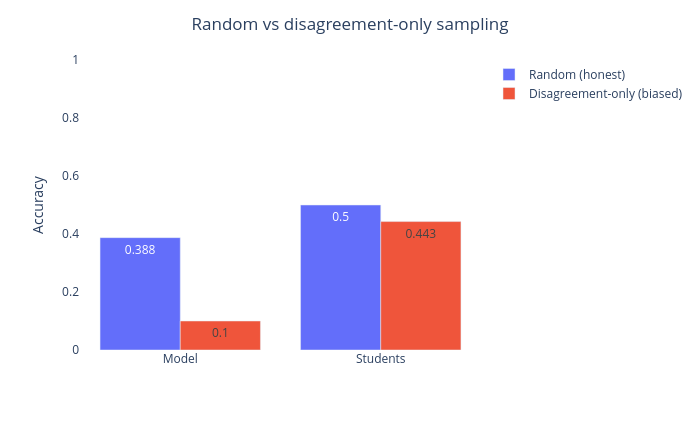

This figure's notebook cell:
### Markdown cell above
## 2. Why the sample choice matters

Score the models **only where they disagree** and the model craters to ~10% while the
students barely move — a fake 4x gap. Disagreement-only sampling over-selects each
model's odd predictions, and the smaller model emits more of them, so it gets punished
twice. Sampling randomly shrinks the gap to ~11 points.

### Code cell
comp = pd.DataFrame({
    'model': ['Model', 'Students', 'Model', 'Students'],
    'sample': ['Random (honest)', 'Random (honest)',
               'Disagreement-only (biased)', 'Disagreement-only (biased)'],
    'accuracy': [rand['model_correct'].mean(), rand['students_correct'].mean(),
                 disag['model_correct'].mean(), disag['students_correct'].mean()],
})
fig = px.bar(comp, x='model', y='accuracy', color='sample', barmode='group',
             text=comp['accuracy'].round(3), labels={'model': '', 'accuracy': 'Accuracy'})
fig.update_layout(title={'text': 'Random vs disagreement-only sampling', 'x': 0.5},
                  plot_bgcolor='white', width=700, height=430, yaxis={'range': [0, 1]},
                  legend={'title': ''})
fig.show()

### Figure 1 — Plotly figure (JSON) as saved in the notebook; plotly's stock layout.template omitted (floating-point values rounded to 4 significant figures)
{"data": [{"alignmentgroup": "True", "hovertemplate": "sample=Random (honest)<br>=%{x}<br>Accuracy=%{y}<br>text=%{text}<extra></extra>", "legendgroup": "Random (honest)", "marker": {"color": "#636efa", "pattern": {"shape": ""}}, "name": "Random (honest)", "offsetgroup": "Random (honest)", "orientation": "v", "showlegend": true, "text": [0.388, 0.5], "textposition": "auto", "type": "bar", "x": ["Model", "Students"], "xaxis": "x", "y": [0.3875, 0.5], "yaxis": "y"}, {"alignmentgroup": "True", "hovertemplate": "sample=Disagreement-only (biased)<br>=%{x}<br>Accuracy=%{y}<br>text=%{text}<extra></extra>", "legendgroup": "Disagreement-only (biased)", "marker": {"color": "#EF553B", "pattern": {"shape": ""}}, "name": "Disagreement-only (biased)", "offsetgroup": "Disagreement-only (biased)", "orientation": "v", "showlegend": true, "text": [0.1, 0.443], "textposition": "auto", "type": "bar", "x": ["Model", "Students"], "xaxis": "x", "y": [0.1, 0.4429], "yaxis": "y"}], "layout": {"barmode": "group", "height": 430, "legend": {"title": {"text": ""}, "tracegroupgap": 0}, "margin": {"t": 60}, "plot_bgcolor": "white", "title": {"text": "Random vs disagreement-only sampling", "x": 0.5}, "width": 700, "xaxis": {"anchor": "y", "domain": [0.0, 1.0], "title": {"text": ""}}, "yaxis": {"anchor": "x", "domain": [0.0, 1.0], "range": [0, 1], "title": {"text": "Accuracy"}}}}
